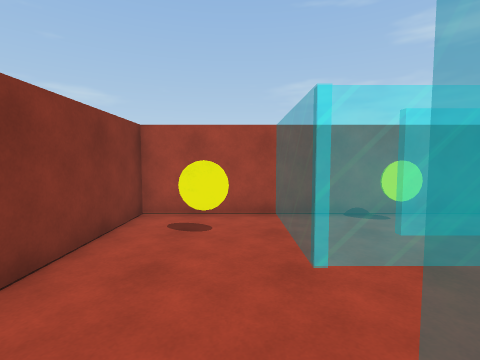
View 1 (above)

16 first-person views from a walk through a 3-D level made in the Unity game engine. The camera is 1.5 m above the floor, tilts 4° down and sees 85° across. The floor is counted in squares, 1 m on a side. Each view is taken from the middle of a square. On the plan, view 1 faces up. The plan holds only what a view shows up to about 14 squares ahead; the rest is blank. The place goes on beyond the plan. The player is left out. Surface patterns are stand-ins for the level's own textures.

View 2
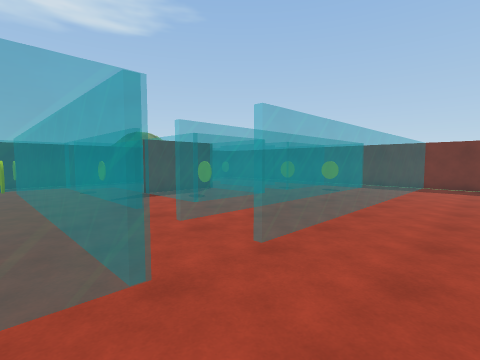

View 3
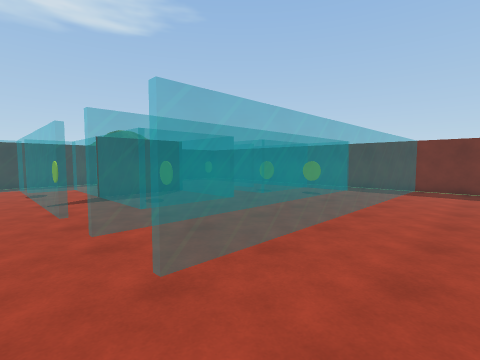

View 4
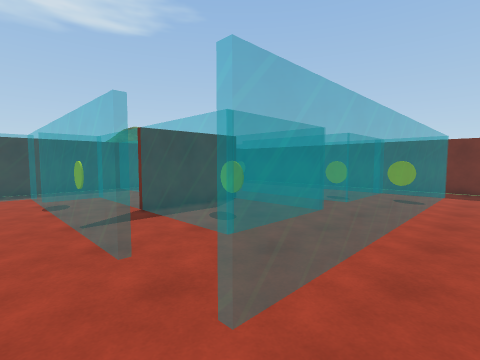

View 5
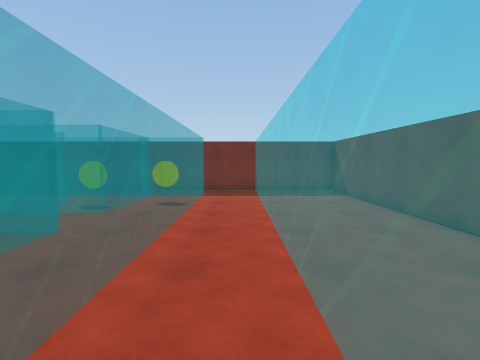

View 6
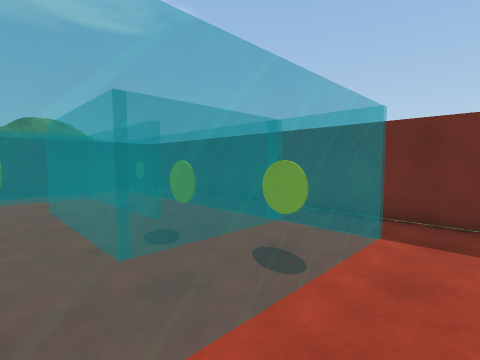

View 7
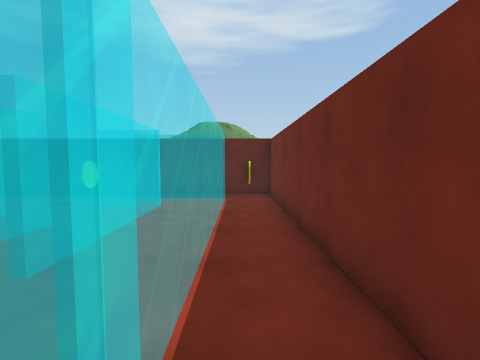

View 8
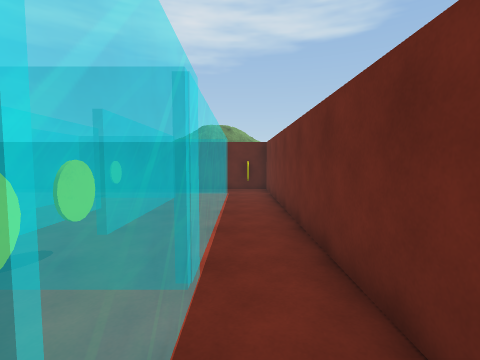

View 9
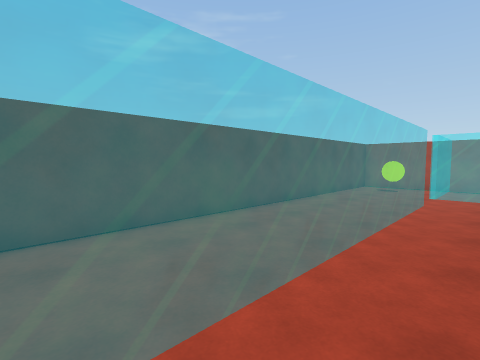

View 10
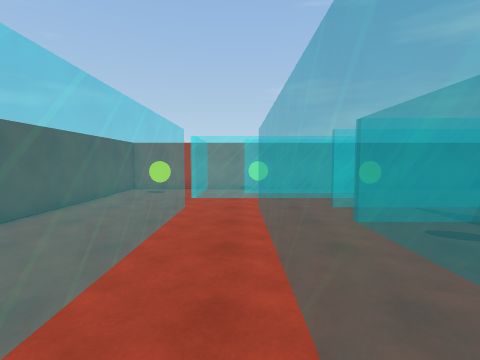

View 11
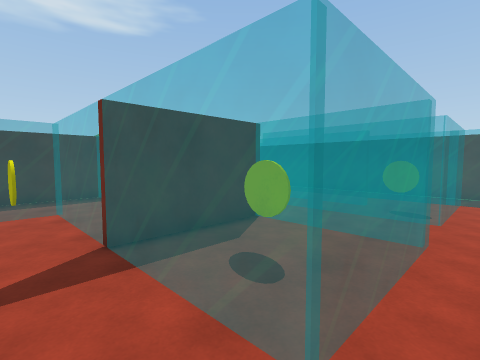

View 12
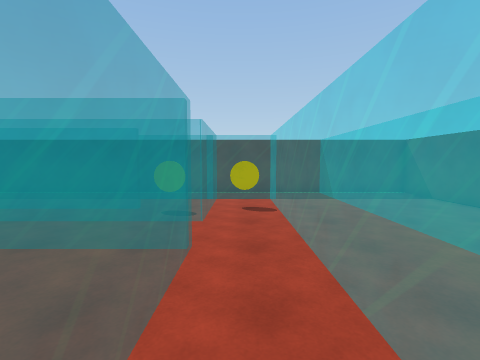

View 13
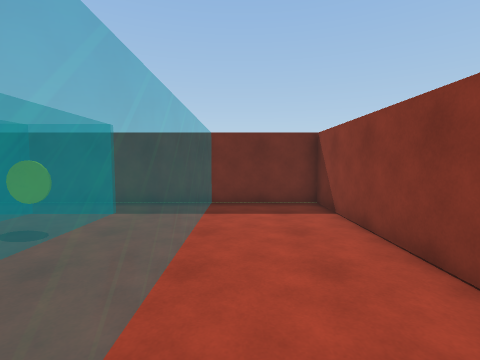

View 14
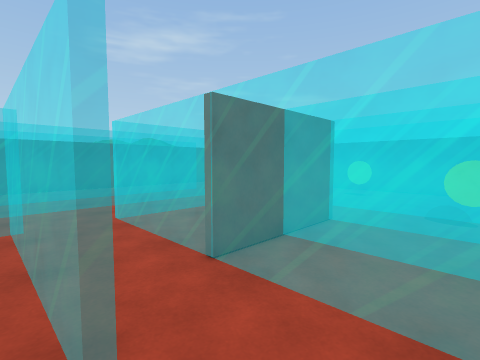

View 15
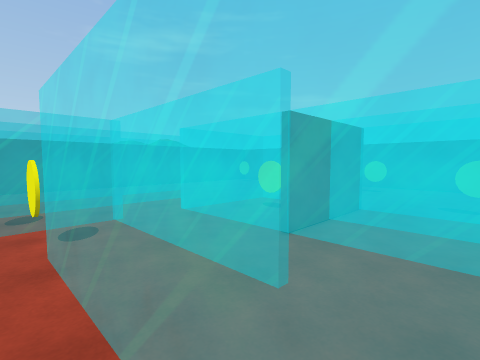

View 16
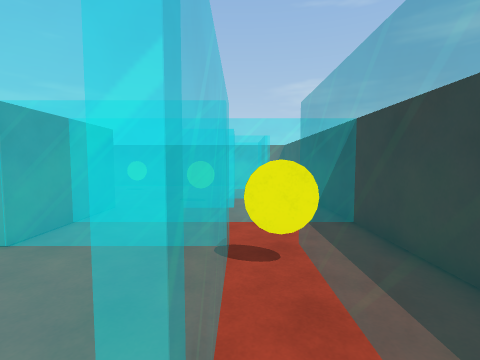

### Floor plan
Key: @ floor where view 1 was taken; # wall or solid block; . floor; = window, fence, low wall or low ledge; C yellow coin; O other object.
Columns run from 3 left of view 1 to 17 right of it. Each row starts with its distance up from view 1.
  8 ######
  7 #...=##
  6 #...= ###
  5 #.C.=#======C=====
  4 #...========C======#
  3 #.................=#
  2 #........========.=#
  1 #...=..=.........==#
  0 #..@=..=........C=.#
 -1 #...=..=.=========. #
 -2 #...=..=.=...#####  #
 -3 #...=..=.=.C.#======#
 -4 #...=..=.==========.#
 -5 #...=..=.........==.#
 -6 #...=..=..=====..=C.#
 -7 #...=..=.=.......==.#
 -8 #...=..=.=C========.#
 -9 #...=..=C=........=.#
-10 #...=..============.#
-11 #...=..............O#
-12 #...=...............#
-13 #####################

Where each view was taken, in squares from view 1:
view 1: 0 up, 0 right, facing up
view 2: 5 up, 2 left, facing down-right
view 3: 3 up, 2 left, facing down-right
view 4: 3 up, 2 right, facing down-right
view 5: 1 up, 2 right, facing down
view 6: 5 down, 2 right, facing down-right
view 7: 11 down, 5 right, facing right
view 8: 11 down, 3 right, facing right
view 9: 9 down, 3 right, facing up-left
view 10: 7 down, 3 right, facing up
view 11: 1 up, 5 right, facing down-right
view 12: 0 up, 5 right, facing down
view 13: 3 down, 0 right, facing down
view 14: 7 down, 13 right, facing up-left
view 15: 9 down, 13 right, facing up-left
view 16: 9 down, 14 right, facing up
